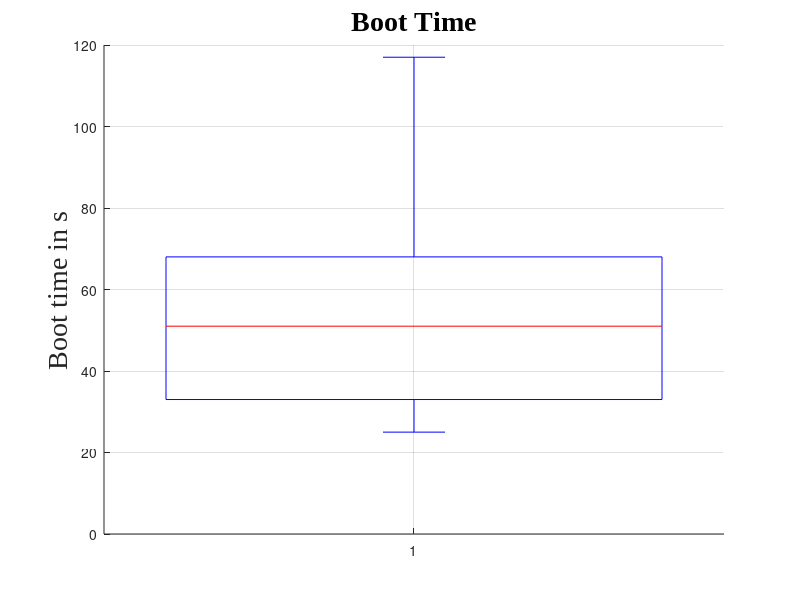

This chart was generated by the following MATLAB code:
function plotboottimes()
   
    % data setup 
    N = [34,25,60,42,62,39,93,30,63,117,25,83];
    NO_N = [37,42,38,42,97,41,41,37,28,42,40,30];

	suffix = '_enabled';
    % plot
    clf;
    hold on;
	grid on;
	axis([0.5,1.5,0,120]);	
	boxplot(N);
	
	tic('x');
	title('Boot Time', 'fontname', 'times new roman', 'fontsize', 20);
	ylabel("Boot time in s",'fontname', 'times new roman', 'fontsize', 20);
	print(['boottimes', suffix ,'.png'],'-dpng','-color');
    hold off;

endfunction

